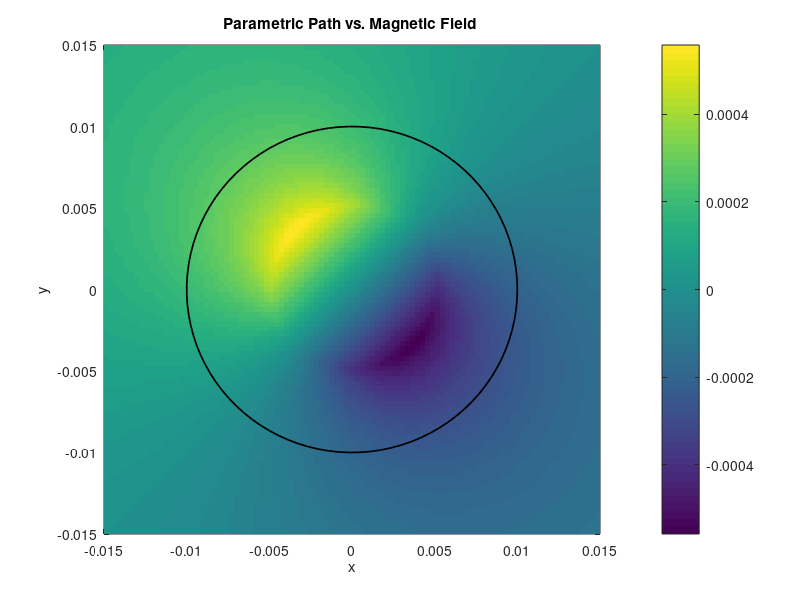
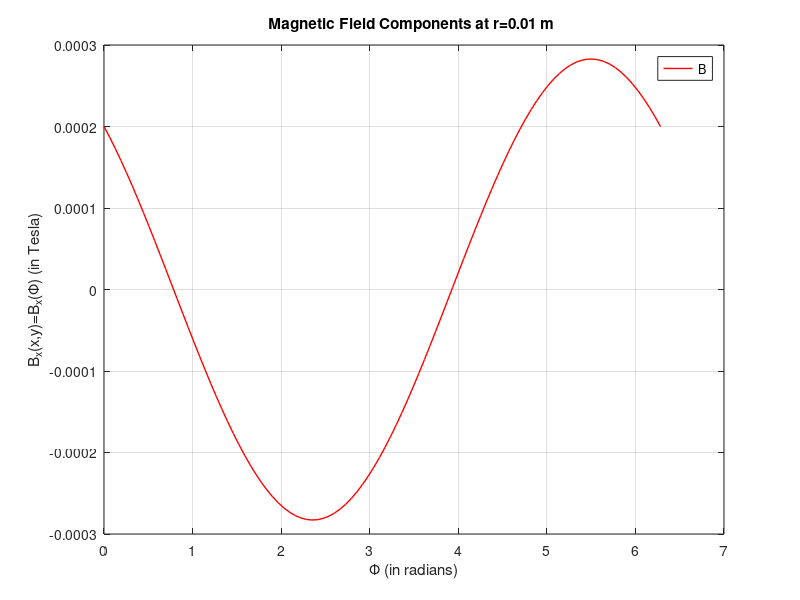
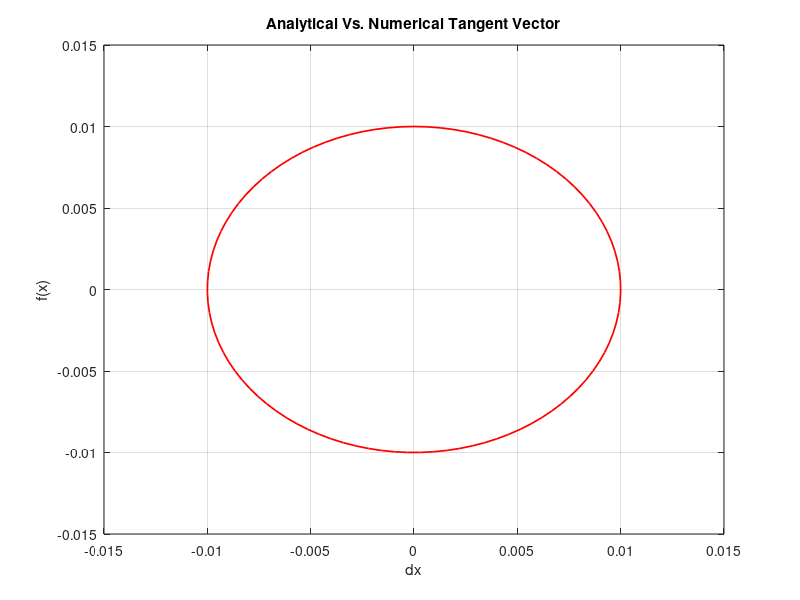

These figures' MATLAB source, in order:
%% Line Integration 
% Compute and plot the parametric path 
lx=100;
ly=100;
%constants
I=10;
a=0.005;
m0=(4*pi)*10.^(-7);
r0=2*a;

x = linspace(-3*a,3*a,lx);
y = linspace(-3*a,3*a,ly);
[X,Y]=meshgrid(x,y);

r_phi = zeros(100,100);

%Magnetic Field component from Problem #1 
for i=1:100
    for j=1:100
        if (sqrt(x(i).^2 +y(j).^2) < a)
            r_phi(i,j) = ((m0.*I)/(2.*pi.*a.^2).*sqrt(x(i).^2+y(j).^2)).*(-y(j)/sqrt(x(i).^2+y(j).^2)+(x(i)./sqrt(x(i).^2+y(j).^2)));
        else
            r_phi(i,j) = ((m0.*I)/(2.*pi.*sqrt(x(i).^2+y(j).^2))).*(-y(j)/sqrt(x(i).^2+y(j).^2)+(x(i)./sqrt(x(i).^2+y(j).^2)));
        end %if 
    end %for
end %for
figure(1);
pcolor(x,y,r_phi);
xlabel('x');
ylabel('y');
title('Parametric Path vs. Magnetic Field ');
shading flat;
colorbar;
hold on;

% r_phix = zeros(1,100);
% r_phiy = zeros(1,100);

phi_grid = linspace(0,2*pi,lx);
x = r0.*cos(phi_grid);
y = r0.*sin(phi_grid);
%% Plotter
plot(x,y,'color','black','LineWidth',1.25)    
shading flat;
colorbar;
hold off;

%% Plotting Magnetic Field B in terms of r 
B_phi = zeros(1,100); 
Bx_phi= zeros(1,100); 
By_phi= zeros(1,100);

for i=1:lx
        B_phi(i) = ((m0*I)/(2*pi*(sqrt(x(i)^2 + ...
        y(i)^2)))*(-y(i)/(sqrt(x(i)^2 + y(i)^2)) + ...
        x(i)/(sqrt(x(i)^2 + y(i)^2))));
        
        Bx_phi(i)=((m0*I)/(2*pi*(sqrt(x(i).^2+y(i).^2))* ...
        (-y(i)./sqrt(x(i).^2+y(i).^2))));
        
        By_phi(i)=((m0*I)/(2*pi*(sqrt(x(i).^2+y(i).^2))* ...
        (x(i)./sqrt(x(i).^2+y(i).^2)))); 
    
end %for
figure(2);
plot(phi_grid,B_phi,'r','LineWidth',1);
xlabel('\Phi (in radians)'); 
ylabel('B_{x}(x,y)=B_{x}(\Phi) (in Tesla)'); 
title('Magnetic Field Components at r=0.01 m '); 
legend('B');
grid on;
hold off;


%% Numerical Derivative
phi_grid = linspace(0,2*pi,lx);
x = r0.*cos(phi_grid);
y = r0.*sin(phi_grid);

%second order, centered
dy_dx=zeros(lx,1);
dx=x(2)-x(1);
dx_dy=zeros(ly,1);
dy=y(2)-y(1);

%centered difference on the interior
for ix=2:lx-1
    dy_dx(ix)=(x(ix)-x(ix-1))/dx;
end %for
dy_dx(1)=dy_dx(2);
%backward difference at the end

%forward difference at the beginning
for iy=2:ly-1
    dx_dy(iy)=(y(iy)-y(iy-1))/dy;
end %for
dx_dy(1)=dx_dy(2);


%% Analytical derivative 
an_dx = -(r0).*sin(phi_grid);
an_dy = (r0).*cos(phi_grid);
%% Plotter
figure(3);
plot(an_dx,an_dy,'color','red','LineWidth',1.25);
xlabel('dx');
ylabel('f(x)');
title('Analytical Vs. Numerical Tangent Vector');
grid on;
hold on;
xlim([-3*a 3*a]);
ylim([-3*a 3*a]);

%% Auxiliary Magnetic Field 
B_phi1 = zeros(1,100); 
Bx_phi1= zeros(1,100); 
By_phi1= zeros(1,100);

for i=1:lx-1
    
    fprime1 = ((dy_dx(i)+dx_dy(i))./m0);
    By_phi1(i) = (r0).*cos(x(i));
    Bx_phi1(i) = -(r0).*sin(x(i));
    B_phi1(i) = fprime1.*(Bx_phi(i)+ By_phi1(i));
    
end %for 

integral3 = 0;
for j=1:99
    integral3 = (1/4).*((B_phi1(i+1)+B_phi1(i).*dx))+integral3;
end %for    

disp(round(integral3));


% dr_dphi = dx_dy+dy_dx;
% dphi = phi_grid(2)-phi_grid(1);
% % differential path length
% dl = dr_dphi*dphi;
% dl = sum(dl,'all');
% 
% B = sum(B_phi,'all');
% j = dl.*(B/m0);
% 
% % integral definition 
% current = (B/m0).*dl;
% current = sum(current,'all');
% xsoln = current./2;
% disp('The numerically computed auxiliary magnetic field integrated around the path r is:');
% disp(round(xsoln));
